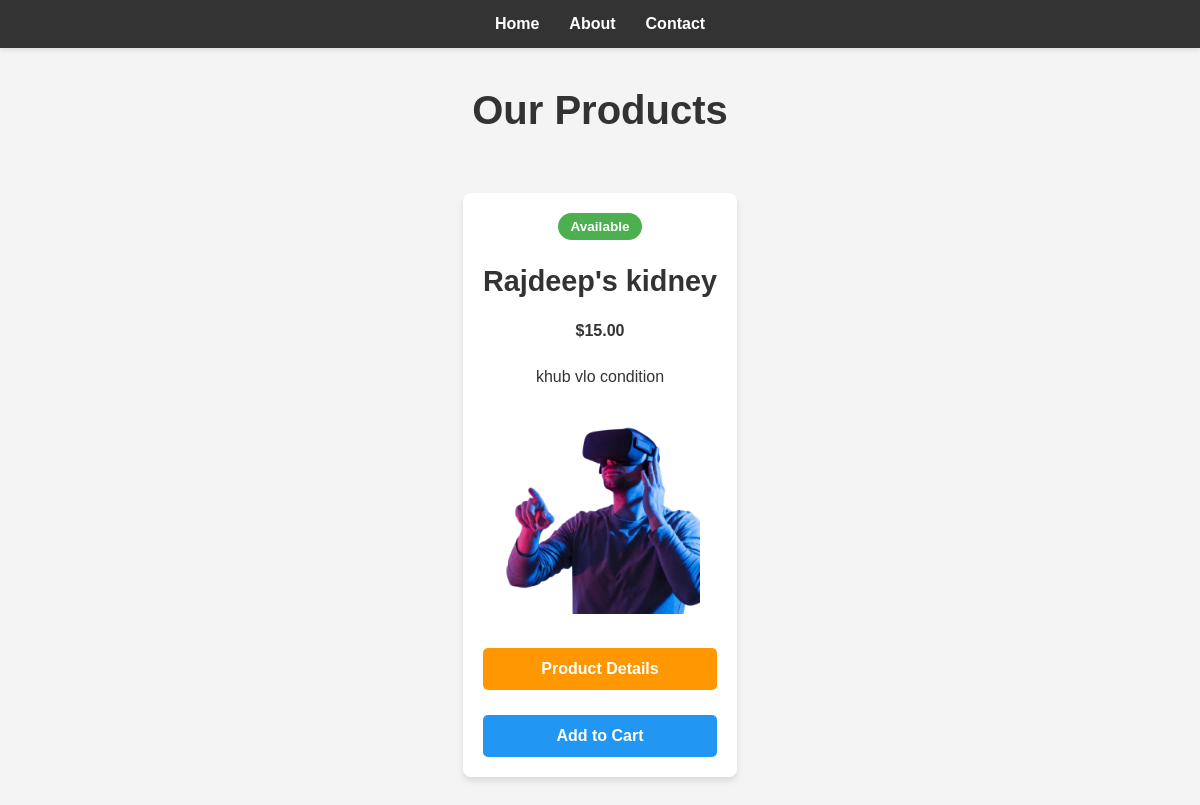
Page /myApp/ on the earlier database version.
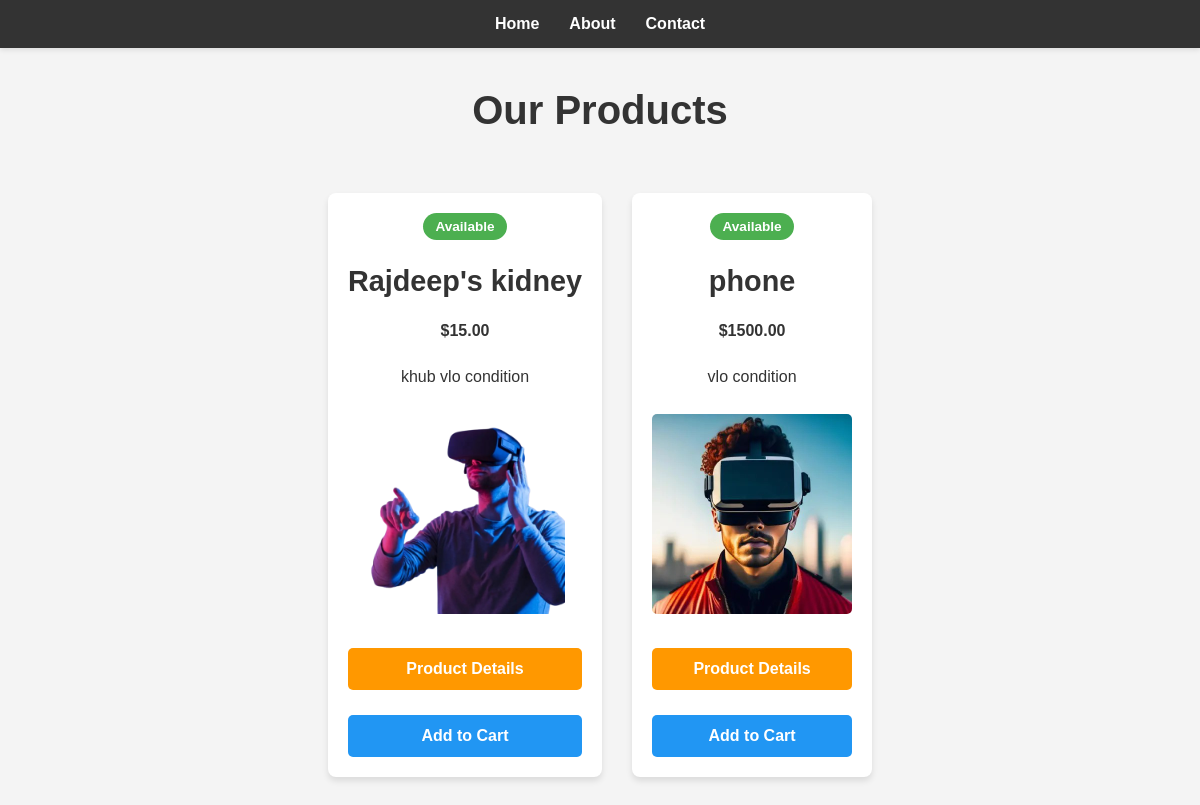
Same page on the later database version.
### myApp/models.py (models this page shows)
class Product(models.Model):
    PRODUCT_STATUS_CHOICES = [
        ('available', 'Available'),
        ('unavailable', 'Unavailable'),
        ('out_of_stock', 'Out of Stock'),
        ('discontinued', 'Discontinued'),
    ]
    name = models.CharField(max_length=100)
    price = models.DecimalField(max_digits=10, decimal_places=2)
    image = models.ImageField(upload_to='products/')
    description = models.TextField()
    created_at = models.DateTimeField(default=timezone.now)
    status = models.CharField(max_length=20, choices=PRODUCT_STATUS_CHOICES, default='available')

### myApp/views.py (the view)
# urls.py: path('', views.app, name='app'),
def app(request):
    products = Product.objects.all()
    return render(request, 'myApp/app.html', {'products': products})

### myApp/templates/myApp/app.html
{% extends 'website/layout.html' %} {% block title %}Products{% endblock %}
{%block content %}
<h1>Our Products</h1>
<div class="products-container">
  {% for product in products %}
  <div class="product-card">
    <div class="product-status">
      {% if product.status == 'available' %}
      <span class="status-badge available">Available</span>
      {% elif product.status == 'out_of_stock' %}
      <span class="status-badge out-of-stock">Out of Stock</span>
      {% elif product.status == 'unavailable' %}
      <span class="status-badge unavailable">Unavailable</span>
      {% else %}
      <span class="status-badge discontinued">Discontinued</span>
      {% endif %}
    </div>
    <h2>{{ product.name }}</h2>
    <p><strong>${{ product.price }}</strong></p>
    <p>{{ product.description }}</p>
    <img src="{{ product.image.url }}" alt="{{ product.name }}" width="200" />
    <div class="product-card-buttons">
      <a
        href="{% url 'myApp:product_detail' product.id %}"
        class="product-details-btn"
      >
        Product Details
      </a>
      <button
        class="add-to-cart-btn {% if product.status != 'available' %}disabled{% endif %}"
        {%
        if
        product.status
        !="available"
        %}disabled{%
        endif
        %}
      >
        Add to Cart
      </button>
    </div>
  </div>
  {% empty %}
  <p>No products available.</p>
  {% endfor %}
</div>
{% endblock %}

### templates/website/layout.html (shortened to what this page needs)
{% load static %}
<!doctype html>
<html lang="en">
  <head>
    <link rel="stylesheet" href="{% static 'style.css' %}" />
  </head>
  <body>
    <nav>
      <ul>
        <li><a href="{% url 'myApp:app' %}">Home</a></li>
        <li><a href="{% url 'myApp:about' %}">About</a></li>
        <li><a href="{% url 'myApp:contact' %}">Contact</a></li>
      </ul>
    </nav>
    {% block content %}{% endblock %}
  </body>
</html>

### static/style.css (style rules this page uses)
* { margin: 0; padding: 0; box-sizing: border-box; }
body { font-family: Arial, sans-serif; background-color: #f4f4f4; color: #333; }
nav { background-color: #333; padding: 15px 0; box-shadow: 0 2px 5px rgba(0, 0, 0, 0.1); }
nav ul { list-style: none; display: flex; justify-content: center; gap: 30px; }
nav a { color: white; text-decoration: none; font-weight: bold; transition: color 0.3s ease; }
h1 { color: #333; text-align: center; padding: 40px 20px 20px; font-size: 2.5em; }
h2 { color: #333; text-align: center; padding: 20px; font-size: 1.8em; }
p { text-align: center; padding: 0 20px 20px; font-size: 1.1em; line-height: 1.6; }
.products-container { display: flex; flex-wrap: wrap; justify-content: center; gap: 30px; padding: 40px 20px; }
.product-card { background-color: white; border-radius: 8px; padding: 20px; box-shadow: 0 4px 6px rgba(0, 0, 0, 0.1); max-width: 300px; text-align: center; position: relative; }
.product-status { margin-bottom: 15px; }
.status-badge { display: inline-block; padding: 6px 12px; border-radius: 20px; font-size: 0.85em; font-weight: bold; color: white; }
.status-badge.available { background-color: #4CAF50; }
.product-card h2 { padding: 10px 0; }
.product-card p { padding: 10px 0; font-size: 1em; }
.product-card img { max-width: 100%; height: auto; border-radius: 5px; margin: 15px 0; }
.add-to-cart-btn { background-color: #2196F3; color: white; border: none; padding: 12px 24px; font-size: 1em; border-radius: 5px; cursor: pointer; font-weight: bold; transition: background-color 0.3s ease; margin-top: 15px; width: 100%; }
.product-card-buttons { display: flex; gap: 10px; flex-direction: column; margin-top: 15px; }
.product-details-btn { display: inline-block; background-color: #FF9800; color: white; border: none; padding: 12px 24px; font-size: 1em; border-radius: 5px; cursor: pointer; font-weight: bold; text-decoration: none; text-align: center; transition: background-color 0.3s ease; }

Differences in the rows shown:
added Product: status "Available", name "phone", price "1500.00", description "vlo condition", image (picture)
